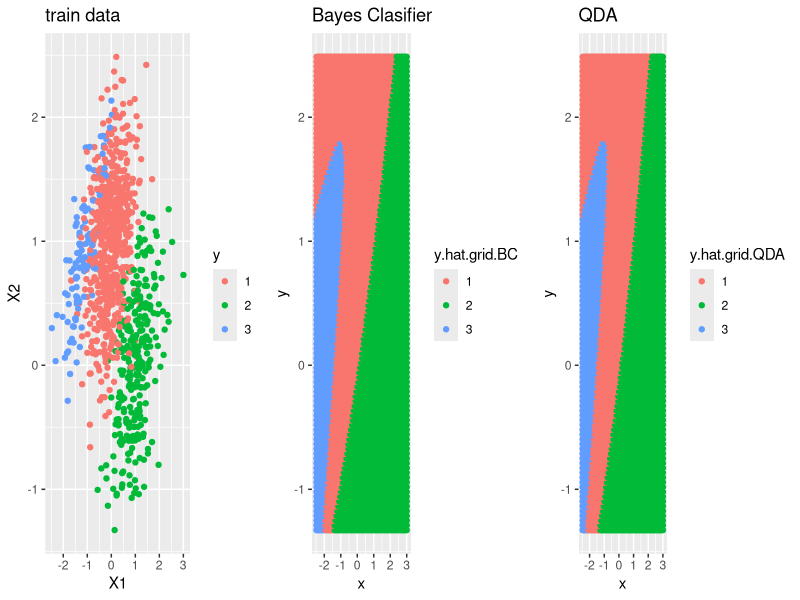

Write R code to recreate this figure.
rm(list = ls())    #delete objects
cat("\014")
set.seed(1)
#R packages are a collection of R functions, complied code and sample data.
library(nnet) 
library(ggplot2) # A library to generate high-quality graphs
library(dplyr) # A library for data manipulation
library(gridExtra) # Provides a number of user-level functions to work with "grid" graphics, notably to arrange multiple grid-based plots on a page, and draw tables
#set.seed(1)
library(MASS)


# generate data
n          =     1000
p          =     2
X          =     matrix(ncol = p, nrow = n)
J          =     3;
pii        =     c(0.6,0.3,0.1)
rho        =     c(0.25, 0.5, 0.75)
o          =     0.5
C1         =     o^2 * matrix(c(1, rho[1], rho[1], 1), nrow = 2)
C2         =     o^2 * matrix(c(1, rho[2], rho[2], 1), nrow = 2)
C3         =     o^2 * matrix(c(1, rho[3], rho[3], 1), nrow = 2)

mu1        =     c(0,1)
mu2        =     c(1,0)
mu3        =     c(-1,1)

#mvrnorm(n = 1, mu, Sigma, tol = 1e-6, empirical = FALSE, EISPACK = FALSE)

# Data generating process
y                    =     rep(0,n)
unif                 =     runif(n)
class1ID             =     unif < pii[1]    
y[class1ID]          =     1; 
class2ID             =     (unif < (pii[2]+pii[1]) ) & (pii[1] < unif)
y[class2ID]          =     2;
class3ID             =     ((pii[2]+pii[1]) < unif)
y[class3ID]          =     3;
y                    =     as.factor(y) 

for (i in 1:n){
   mu     =     (y[i]==1)*mu1 + (y[i]==2)*mu2 + (y[i]==3)*mu3
   C      =     (y[i]==1)*C1  + (y[i]==2)*C2  + (y[i]==3)*C3
   X[i,]  =     mvrnorm(1, mu, C) 
 }

# Optimal Bayes Classifier and QDA

X.grid          =     expand.grid(x=seq(from = min(X[,1]), to =  max(X[,1]), length.out = 100),                              y=seq(from = min(X[,2]), to =  max(X[,2]), length.out = 100))
y.hat.grid.BC   =     rep(0, nrow(X.grid))
y.hat.grid.QDA  =     rep(0, nrow(X.grid))

# separate the features corresponding to 1 and 0
pii.hat         =   c(sum(y==1)/n, sum(y==2)/n, sum(y==3)/n)
X1              =   X[y==1,]
X2              =   X[y==2,]
X3              =   X[y==3,]

mu1.hat         =   colMeans(X1)
mu2.hat         =   colMeans(X2)
mu3.hat         =   colMeans(X3)
C1.hat          =   cov(X1)
C2.hat          =   cov(X2)
C3.hat          =   cov(X3)


for (i in 1:nrow(X.grid)){
  delta1                =    -0.5 * t(mu1 - t(X.grid[i, ])) %*% solve(C1) %*% (mu1 - t(X.grid[i, ])) + log(pii[1]) -0.5 * log(det(C1))
  delta2                =    -0.5 * t(mu2 - t(X.grid[i, ])) %*% solve(C2) %*% (mu2 - t(X.grid[i, ])) + log(pii[2]) -0.5 * log(det(C2))
  delta3                =    -0.5 * t(mu3 - t(X.grid[i, ])) %*% solve(C3) %*% (mu3 - t(X.grid[i, ])) + log(pii[3]) -0.5 * log(det(C3))
  y.hat.grid.BC[i]      =    which.is.max(c(delta1, delta2, delta3))
  
  delta1.hat            =    -0.5 * t(mu1.hat - t(X.grid[i, ])) %*% solve(C1.hat) %*% (mu1.hat - t(X.grid[i, ])) + log(pii.hat[1]) -0.5 * log(det(C1.hat))
  delta2.hat            =    -0.5 * t(mu2.hat - t(X.grid[i, ])) %*% solve(C2.hat) %*% (mu2.hat - t(X.grid[i, ])) + log(pii.hat[2]) -0.5 * log(det(C2.hat))
  delta3.hat            =    -0.5 * t(mu3.hat - t(X.grid[i, ])) %*% solve(C3.hat) %*% (mu3.hat - t(X.grid[i, ])) + log(pii.hat[3]) -0.5 * log(det(C3.hat))
  y.hat.grid.QDA[i]     =    which.is.max(c(delta1.hat, delta2.hat, delta3.hat))
}

y.hat.grid.BC     =   as.factor(y.hat.grid.BC)
y.hat.grid.QDA    =   as.factor(y.hat.grid.QDA)


dataf.QDA     =     data.frame(X.grid, y.hat.grid.QDA)
dataf.BC      =     data.frame(X.grid, y.hat.grid.BC)
dataf         =     data.frame(y, X)

ptrain       =     ggplot(dataf, aes(x=X1, y=X2, colour=y))+geom_point()+ggtitle("train data")
pBC          =     ggplot(dataf.BC, aes(x=x, y=y, colour=y.hat.grid.BC))+geom_point()+ggtitle("Bayes Clasifier")
pQDA         =     ggplot(dataf.QDA, aes(x=x, y=y, colour=y.hat.grid.QDA))+geom_point()+ggtitle("QDA")

grid.arrange(ptrain, pBC, pQDA, nrow =1) 



